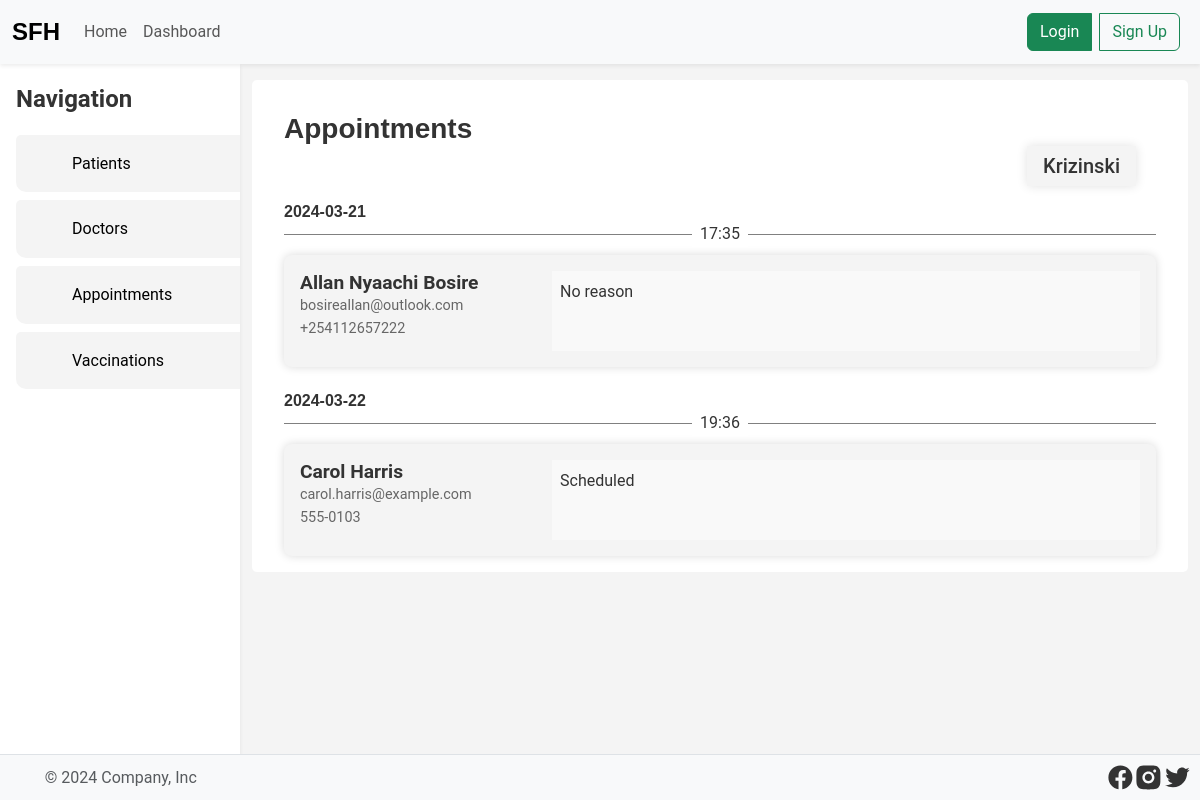
Screenshot of /doctor_appointments.php?doctor_id=1 with the database file from the repository.
### tables this page shows
CREATE TABLE doctors
(
    id         integer      not null primary key,
    name       varchar(255) not null,
    email      varchar(255) not null unique,
    phone      varchar(255) not null unique,
    address    varchar(255),
    created_at timestamp    not null default current_timestamp,
    updated_at timestamp    not null default current_timestamp
);

CREATE TABLE appointments
(
    id         integer     not null primary key,
    kid_id     integer     not null,
    doctor_id  integer     not null,
    date       date        not null,
    time       time        not null,
    reason     text        not null,
    status     varchar(32) not null default 'pending',
    created_at timestamp   not null default current_timestamp,
    updated_at timestamp   not null default current_timestamp,
    foreign key (kid_id) references kids (id) on delete cascade on update cascade,
    foreign key (doctor_id) references users (id) on delete cascade on update cascade
);

### db/DB.php (called while the page is built, shortened)
<?php
class Row
{
    private $row = null;
    public function __construct($row)
    {
        $this->row = $row;
    }
    function get($key)
    {
        return $this->row[$key];
    }
    public function has($key): bool
    {
        return isset($this->row[$key]);
    }
}
class Result
{
    private $result = null;
    public function __construct(array $result)
    {
        $this->result = $result;
    }
    function at($index): ?Row
    {
        return new Row($this->result[$index]);
    }
    function first(): ?Row
    {
        return $this->at(0);
    }
    public function groupBy($key): array
    {
        $grouped = [];
        foreach ($this->result as $rowArray) {
            $row = new Row($rowArray);
            if ($row->has($key)) {
                $groupedValue = $row->get($key);
                if (!isset($grouped[$groupedValue])) {
                    $grouped[$groupedValue] = [];
                }
                $grouped[$groupedValue][] = $rowArray;
            }
        }
        return $grouped;
    }
}
class DB
{
    private $db;
    function __construct($location)
    {
        try {
            $this->db = new PDO("sqlite:$location");
            $this->db->setAttribute(PDO::ATTR_ERRMODE, PDO::ERRMODE_EXCEPTION);
        } catch (PDOException $e) {
            throw new Exception($e->getMessage());
        }
    }
    function query(string $sql, ...$params): array
    {
        try {
            if (count($params) > 0) {
                $stmt = $this->db->prepare($sql);
                $placeholderCount = substr_count($sql, '?');
                $stmt->execute($params);
                return [new Result($stmt->fetchAll()), null];
            } else {
                $result = $this->db->query($sql);
                if (!$result) return [null, "Failed to execute the query: " . $sql];
                return [new Result($result->fetchAll()), null];
            }
        } catch (Exception $e) {
            return [null, $e->getMessage()];
        }
    }
}
$db = new DB("./db/db.sqlite");

### doctor_appointments.php (the view, shortened to what this page needs)
<!Doctype html>
<html lang="en">
<?php include 'partials/head.php'; ?>
<body>
<?php include 'partials/header.php' ?>
<?php global $errors, $db, $mail,
             $successes; ?>
<?php
function getAppointments($doctor_id)
{
    global $errors, $db;
    [$result, $error] = $db->query("SELECT * FROM appointments WHERE doctor_id = ?", $doctor_id);
    return $result->groupBy('date');
}
function getDoctor($id)
{
    global $errors, $db;
    [$result, $error] = $db->query("SELECT * FROM doctors WHERE id = ?", $id);
    return $result->first();
}
function getPatientDetails($kid_id)
{
    global $errors, $db;
    [$result, $error] = $db->query("SELECT kids.id, kids.name, kids.dob, parents.name, parents.email, parents.phone FROM kids JOIN parents ON kids.parent_id = parents.id WHERE kids.id = ?", $kid_id);
    return $result->first();
}
if ($_SERVER['REQUEST_METHOD'] === 'GET') {
    if (isset($_GET['doctor_id'])) {
        $dates = getAppointments($_GET['doctor_id']);
        $doctor = getDoctor($_GET['doctor_id']);
    }
}
?>
<main class="d-flex">
    <?php include 'partials/aside.php'; ?>
    <div class="container w-100">
        <?php if (isset($dates)) { ?>
            <div class="wrapper">
                <h3 class="heading mt-3 mt-0">Appointments</h3>
                <div class="flex">
                    <h5 class="doctor-name"><span><?php echo $doctor->get('name') ?></span></h5>
                </div>
                <?php foreach ($dates as $date => $appointments) { ?>
                    <h3 class="heading date mt-4"><span><?php echo $date ?></span></h3>
                    <div class="appointments">
                        <?php foreach ($appointments as $appointment) { ?>
                            <?php $kid = getPatientDetails($appointment['kid_id']); ?>
                            <div class="w-100 h-100 position-relative">
                                <div class="hr"><span><?php echo $appointment['time'] ?></span></div>
                            </div>
                            <div class="appointment">
                                <div class="appointment-details">
                                    <h4><?php echo $kid->get('name') ?></h4>
                                    <small class="email"><?php echo $kid->get('email') ?></small>
                                    <small class="phone"><?php echo $kid->get('phone') ?></small>
                                </div>
                                <div class="reason">
                                    <p><?php echo $appointment['reason'] ?></p>
                                </div>
                            </div>
                        <?php } ?>
                    </div>
                <?php } ?>
            </div>
        <?php } else { ?>
            <div class="alert alert-info">No appointments found</div>
        <?php } ?>
    </div>
</main>
<?php include 'partials/footer.php'; ?>
</body>
</html>

### assets/css/styles.css (style rules this page uses)
* { margin: 0; padding: 0; box-sizing: border-box; }
body { font-family: 'Roboto', sans-serif; background-color: #f4f4f4; color: #333; line-height: 1.6; display: flex; flex-direction: column; min-height: 100vh; }
main { flex: 1 0 auto; }

### partials/head.php (style rules this page uses)
:root { --accent: #ffbade; }
.heading { font-family: 'Poppins', sans-serif; font-weight: 700; }

### doctor_appointments.php (style rules this page uses)
.doctor-name { text-align: right; margin-right: 20px; }
.doctor-name span { box-shadow: 0 0 10px rgba(0, 0, 0, 0.12); padding: 0.5rem 1rem; background-color: #f4f4f4; }
.wrapper { max-width: 1000px; margin: auto; background-color: #ffffff; padding: 1rem 2rem; border-radius: 5px; margin-top: 1rem; margin-bottom: 1rem; }
.appointment { display: flex; padding: 1rem; align-items: flex-start; background-color: #f4f4f4; box-shadow: 0 0 10px rgba(0, 0, 0, 0.15); border-radius: 8px; }
.appointment-details { width: 30%; display: flex; flex-direction: column; }
.appointment-details h4 { font-size: 1.2rem; font-weight: 600; margin: 0; }
.email, .phone { font-size: 0.9rem; color: #666; }
.hr { padding: 0.5rem; text-align: center; isolation: isolate; }
.hr::before, .hr::after { content: ""; position: absolute; width: 50%; height: 1px; top: 50%; z-index: -1; background-color: grey; }
.hr::before { left: 0; }
.hr::after { right: 0; }
.hr span { background-color: #ffffff; padding: 0.25rem 0.5rem; }
.date { font-size: 1rem; margin-bottom: -0.5rem; }
.reason { width: 70%; height: 80px; padding: 0.5rem; background-color: #f9f9f9; }

### rows the page displays
doctors: name "Krizinski"
appointments: time "17:35", get "Allan Nyaachi Bosire", get "bosireallan@outlook.com", get "+254112657222", reason "No reason"
appointments: time "19:36", get "Carol Harris", get "carol.harris@example.com", get "555-0103", reason "Scheduled"

### other values shown
$date "2024-03-21"
$date "2024-03-22"
